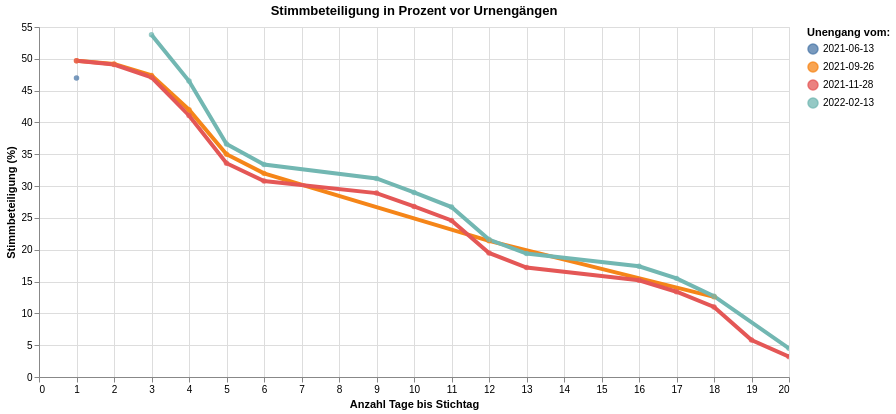

The notebook cell saved with this chart:
### Code cell
myTitle="Stimmbeteiligung in Prozent vor Urnengängen"

highlight = alt.selection(type='single', on='mouseover'
                          ,fields=['Abstimmungs_Datum_str'], nearest=True)

base = alt.Chart(data2betested.reset_index().sort_values('tage_bis', ascending=True), title=myTitle).encode(
    x=alt.X('tage_bis', axis=alt.Axis(title='Anzahl Tage bis Stichtag'))
    ,y=alt.X('Stimmbeteiligung_Prozent', axis=alt.Axis(title='Stimmbeteiligung (%)'))
    , color=alt.Color('Abstimmungs_Datum_str', legend=alt.Legend(title="Unengang vom:", orient="right"))  
    ,tooltip=['Aktualisierungs_Datum_str', 'Abstimmungs_Datum_str','Stimmbeteiligung_Prozent', 'tage_bis']    
)
points = base.mark_circle().encode(
    opacity=alt.value(0.75)
).add_selection(
    highlight
).properties(
    width=750 , height=350
)
lines = base.mark_line().encode(
    size=alt.condition(~highlight, alt.value(0.5), alt.value(4))
).interactive()

lines + points

### Figure 1 — Vega-Lite specification as saved in the notebook (floating-point values rounded to 4 significant figures)
{"config": {"view": {"continuousWidth": 400, "continuousHeight": 300}}, "layer": [{"mark": "line", "encoding": {"color": {"type": "nominal", "field": "Abstimmungs_Datum_str", "legend": {"orient": "right", "title": "Unengang vom:"}}, "size": {"condition": {"value": 0.5, "selection": {"not": "selector027"}}, "value": 4}, "tooltip": [{"type": "nominal", "field": "Aktualisierungs_Datum_str"}, {"type": "nominal", "field": "Abstimmungs_Datum_str"}, {"type": "quantitative", "field": "Stimmbeteiligung_Prozent"}, {"type": "quantitative", "field": "tage_bis"}], "x": {"type": "quantitative", "axis": {"title": "Anzahl Tage bis Stichtag"}, "field": "tage_bis"}, "y": {"type": "quantitative", "axis": {"title": "Stimmbeteiligung (%)"}, "field": "Stimmbeteiligung_Prozent"}}, "selection": {"selector028": {"type": "interval", "bind": "scales", "encodings": ["x", "y"]}}, "title": "Stimmbeteiligung in Prozent vor Urnengängen"}, {"mark": "circle", "encoding": {"color": {"type": "nominal", "field": "Abstimmungs_Datum_str", "legend": {"orient": "right", "title": "Unengang vom:"}}, "opacity": {"value": 0.75}, "tooltip": [{"type": "nominal", "field": "Aktualisierungs_Datum_str"}, {"type": "nominal", "field": "Abstimmungs_Datum_str"}, {"type": "quantitative", "field": "Stimmbeteiligung_Prozent"}, {"type": "quantitative", "field": "tage_bis"}], "x": {"type": "quantitative", "axis": {"title": "Anzahl Tage bis Stichtag"}, "field": "tage_bis"}, "y": {"type": "quantitative", "axis": {"title": "Stimmbeteiligung (%)"}, "field": "Stimmbeteiligung_Prozent"}}, "height": 350, "selection": {"selector027": {"type": "single", "on": "mouseover", "fields": ["Abstimmungs_Datum_str"], "nearest": true}}, "title": "Stimmbeteiligung in Prozent vor Urnengängen", "width": 750}], "data": {"name": "data-c9d0ef20c704e1346433572a5102f6df"}, "$schema": "https://vega.github.io/schema/vega-lite/v4.8.1.json", "datasets": {"data-c9d0ef20c704e1346433572a5102f6df": [{"Aktualisierungs_Datum": "2021-06-12T00:00:00", "Abstimmungs_Datum": "2021-06-13T00:00:00", "Stimmbeteiligung_Prozent": 47.0, "Aktualisierungs_Datum_str": "2021-06-12", "Abstimmungs_Datum_str": "2021-06-13", "tage_bis": 1}, {"Aktualisierungs_Datum": "2021-09-25T00:00:00", "Abstimmungs_Datum": "2021-09-26T00:00:00", "Stimmbeteiligung_Prozent": 49.7, "Aktualisierungs_Datum_str": "2021-09-25", "Abstimmungs_Datum_str": "2021-09-26", "tage_bis": 1}, {"Aktualisierungs_Datum": "2021-11-27T00:00:00", "Abstimmungs_Datum": "2021-11-28T00:00:00", "Stimmbeteiligung_Prozent": 49.7, "Aktualisierungs_Datum_str": "2021-11-27", "Abstimmungs_Datum_str": "2021-11-28", "tage_bis": 1}, {"Aktualisierungs_Datum": "2021-09-24T00:00:00", "Abstimmungs_Datum": "2021-09-26T00:00:00", "Stimmbeteiligung_Prozent": 49.2, "Aktualisierungs_Datum_str": "2021-09-24", "Abstimmungs_Datum_str": "2021-09-26", "tage_bis": 2}, {"Aktualisierungs_Datum": "2021-11-26T00:00:00", "Abstimmungs_Datum": "2021-11-28T00:00:00", "Stimmbeteiligung_Prozent": 49.1, "Aktualisierungs_Datum_str": "2021-11-26", "Abstimmungs_Datum_str": "2021-11-28", "tage_bis": 2}, {"Aktualisierungs_Datum": "2021-09-23T00:00:00", "Abstimmungs_Datum": "2021-09-26T00:00:00", "Stimmbeteiligung_Prozent": 47.4, "Aktualisierungs_Datum_str": "2021-09-23", "Abstimmungs_Datum_str": "2021-09-26", "tage_bis": 3}, {"Aktualisierungs_Datum": "2021-11-25T00:00:00", "Abstimmungs_Datum": "2021-11-28T00:00:00", "Stimmbeteiligung_Prozent": 47.1, "Aktualisierungs_Datum_str": "2021-11-25", "Abstimmungs_Datum_str": "2021-11-28", "tage_bis": 3}, {"Aktualisierungs_Datum": "2022-02-10T00:00:00", "Abstimmungs_Datum": "2022-02-13T00:00:00", "Stimmbeteiligung_Prozent": 53.8, "Aktualisierungs_Datum_str": "2022-02-10", "Abstimmungs_Datum_str": "2022-02-13", "tage_bis": 3}, {"Aktualisierungs_Datum": "2021-09-22T00:00:00", "Abstimmungs_Datum": "2021-09-26T00:00:00", "Stimmbeteiligung_Prozent": 42.0, "Aktualisierungs_Datum_str": "2021-09-22", "Abstimmungs_Datum_str": "2021-09-26", "tage_bis": 4}, {"Aktualisierungs_Datum": "2021-11-24T00:00:00", "Abstimmungs_Datum": "2021-11-28T00:00:00", "Stimmbeteiligung_Prozent": 41.1, "Aktualisierungs_Datum_str": "2021-11-24", "Abstimmungs_Datum_str": "2021-11-28", "tage_bis": 4}, {"Aktualisierungs_Datum": "2022-02-09T00:00:00", "Abstimmungs_Datum": "2022-02-13T00:00:00", "Stimmbeteiligung_Prozent": 46.5, "Aktualisierungs_Datum_str": "2022-02-09", "Abstimmungs_Datum_str": "2022-02-13", "tage_bis": 4}, {"Aktualisierungs_Datum": "2021-09-21T00:00:00", "Abstimmungs_Datum": "2021-09-26T00:00:00", "Stimmbeteiligung_Prozent": 35.0, "Aktualisierungs_Datum_str": "2021-09-21", "Abstimmungs_Datum_str": "2021-09-26", "tage_bis": 5}, {"Aktualisierungs_Datum": "2021-11-23T00:00:00", "Abstimmungs_Datum": "2021-11-28T00:00:00", "Stimmbeteiligung_Prozent": 33.6, "Aktualisierungs_Datum_str": "2021-11-23", "Abstimmungs_Datum_str": "2021-11-28", "tage_bis": 5}, {"Aktualisierungs_Datum": "2022-02-08T00:00:00", "Abstimmungs_Datum": "2022-02-13T00:00:00", "Stimmbeteiligung_Prozent": 36.6, "Aktualisierungs_Datum_str": "2022-02-08", "Abstimmungs_Datum_str": "2022-02-13", "tage_bis": 5}, {"Aktualisierungs_Datum": "2021-11-22T00:00:00", "Abstimmungs_Datum": "2021-11-28T00:00:00", "Stimmbeteiligung_Prozent": 30.8, "Aktualisierungs_Datum_str": "2021-11-22", "Abstimmungs_Datum_str": "2021-11-28", "tage_bis": 6}, {"Aktualisierungs_Datum": "2021-09-20T00:00:00", "Abstimmungs_Datum": "2021-09-26T00:00:00", "Stimmbeteiligung_Prozent": 32.0, "Aktualisierungs_Datum_str": "2021-09-20", "Abstimmungs_Datum_str": "2021-09-26", "tage_bis": 6}, {"Aktualisierungs_Datum": "2022-02-07T00:00:00", "Abstimmungs_Datum": "2022-02-13T00:00:00", "Stimmbeteiligung_Prozent": 33.4, "Aktualisierungs_Datum_str": "2022-02-07", "Abstimmungs_Datum_str": "2022-02-13", "tage_bis": 6}, {"Aktualisierungs_Datum": "2022-02-04T00:00:00", "Abstimmungs_Datum": "2022-02-13T00:00:00", "Stimmbeteiligung_Prozent": 31.2, "Aktualisierungs_Datum_str": "2022-02-04", "Abstimmungs_Datum_str": "2022-02-13", "tage_bis": 9}, {"Aktualisierungs_Datum": "2021-11-19T00:00:00", "Abstimmungs_Datum": "2021-11-28T00:00:00", "Stimmbeteiligung_Prozent": 28.9, "Aktualisierungs_Datum_str": "2021-11-19", "Abstimmungs_Datum_str": "2021-11-28", "tage_bis": 9}, {"Aktualisierungs_Datum": "2022-02-03T00:00:00", "Abstimmungs_Datum": "2022-02-13T00:00:00", "Stimmbeteiligung_Prozent": 29.0, "Aktualisierungs_Datum_str": "2022-02-03", "Abstimmungs_Datum_str": "2022-02-13", "tage_bis": 10}, {"Aktualisierungs_Datum": "2021-11-18T00:00:00", "Abstimmungs_Datum": "2021-11-28T00:00:00", "Stimmbeteiligung_Prozent": 26.8, "Aktualisierungs_Datum_str": "2021-11-18", "Abstimmungs_Datum_str": "2021-11-28", "tage_bis": 10}, {"Aktualisierungs_Datum": "2022-02-02T00:00:00", "Abstimmungs_Datum": "2022-02-13T00:00:00", "Stimmbeteiligung_Prozent": 26.7, "Aktualisierungs_Datum_str": "2022-02-02", "Abstimmungs_Datum_str": "2022-02-13", "tage_bis": 11}, {"Aktualisierungs_Datum": "2021-11-17T00:00:00", "Abstimmungs_Datum": "2021-11-28T00:00:00", "Stimmbeteiligung_Prozent": 24.6, "Aktualisierungs_Datum_str": "2021-11-17", "Abstimmungs_Datum_str": "2021-11-28", "tage_bis": 11}, {"Aktualisierungs_Datum": "2021-09-14T00:00:00", "Abstimmungs_Datum": "2021-09-26T00:00:00", "Stimmbeteiligung_Prozent": 21.4, "Aktualisierungs_Datum_str": "2021-09-14", "Abstimmungs_Datum_str": "2021-09-26", "tage_bis": 12}, {"Aktualisierungs_Datum": "2021-11-16T00:00:00", "Abstimmungs_Datum": "2021-11-28T00:00:00", "Stimmbeteiligung_Prozent": 19.5, "Aktualisierungs_Datum_str": "2021-11-16", "Abstimmungs_Datum_str": "2021-11-28", "tage_bis": 12}, {"Aktualisierungs_Datum": "2022-02-01T00:00:00", "Abstimmungs_Datum": "2022-02-13T00:00:00", "Stimmbeteiligung_Prozent": 21.6, "Aktualisierungs_Datum_str": "2022-02-01", "Abstimmungs_Datum_str": "2022-02-13", "tage_bis": 12}, {"Aktualisierungs_Datum": "2021-11-15T00:00:00", "Abstimmungs_Datum": "2021-11-28T00:00:00", "Stimmbeteiligung_Prozent": 17.2, "Aktualisierungs_Datum_str": "2021-11-15", "Abstimmungs_Datum_str": "2021-11-28", "tage_bis": 13}, {"Aktualisierungs_Datum": "2022-01-31T00:00:00", "Abstimmungs_Datum": "2022-02-13T00:00:00", "Stimmbeteiligung_Prozent": 19.4, "Aktualisierungs_Datum_str": "2022-01-31", "Abstimmungs_Datum_str": "2022-02-13", "tage_bis": 13}, {"Aktualisierungs_Datum": "2022-01-28T00:00:00", "Abstimmungs_Datum": "2022-02-13T00:00:00", "Stimmbeteiligung_Prozent": 17.4, "Aktualisierungs_Datum_str": "2022-01-28", "Abstimmungs_Datum_str": "2022-02-13", "tage_bis": 16}, {"Aktualisierungs_Datum": "2021-11-12T00:00:00", "Abstimmungs_Datum": "2021-11-28T00:00:00", "Stimmbeteiligung_Prozent": 15.2, "Aktualisierungs_Datum_str": "2021-11-12", "Abstimmungs_Datum_str": "2021-11-28", "tage_bis": 16}, {"Aktualisierungs_Datum": "2021-11-11T00:00:00", "Abstimmungs_Datum": "2021-11-28T00:00:00", "Stimmbeteiligung_Prozent": 13.4, "Aktualisierungs_Datum_str": "2021-11-11", "Abstimmungs_Datum_str": "2021-11-28", "tage_bis": 17}, {"Aktualisierungs_Datum": "2022-01-27T00:00:00", "Abstimmungs_Datum": "2022-02-13T00:00:00", "Stimmbeteiligung_Prozent": 15.5, "Aktualisierungs_Datum_str": "2022-01-27", "Abstimmungs_Datum_str": "2022-02-13", "tage_bis": 17}, {"Aktualisierungs_Datum": "2021-11-10T00:00:00", "Abstimmungs_Datum": "2021-11-28T00:00:00", "Stimmbeteiligung_Prozent": 11.0, "Aktualisierungs_Datum_str": "2021-11-10", "Abstimmungs_Datum_str": "2021-11-28", "tage_bis": 18}, {"Aktualisierungs_Datum": "2021-09-08T00:00:00", "Abstimmungs_Datum": "2021-09-26T00:00:00", "Stimmbeteiligung_Prozent": 12.6, "Aktualisierungs_Datum_str": "2021-09-08", "Abstimmungs_Datum_str": "2021-09-26", "tage_bis": 18}, {"Aktualisierungs_Datum": "2022-01-26T00:00:00", "Abstimmungs_Datum": "2022-02-13T00:00:00", "Stimmbeteiligung_Prozent": 12.7, "Aktualisierungs_Datum_str": "2022-01-26", "Abstimmungs_Datum_str": "2022-02-13", "tage_bis": 18}, {"Aktualisierungs_Datum": "2021-11-09T00:00:00", "Abstimmungs_Datum": "2021-11-28T00:00:00", "Stimmbeteiligung_Prozent": 5.8, "Aktualisierungs_Datum_str": "2021-11-09", "Abstimmungs_Datum_str": "2021-11-28", "tage_bis": 19}, {"Aktualisierungs_Datum": "2021-11-08T00:00:00", "Abstimmungs_Datum": "2021-11-28T00:00:00", "Stimmbeteiligung_Prozent": 3.2, "Aktualisierungs_Datum_str": "2021-11-08", "Abstimmungs_Datum_str": "2021-11-28", "tage_bis": 20}, {"Aktualisierungs_Datum": "2022-01-24T00:00:00", "Abstimmungs_Datum": "2022-02-13T00:00:00", "Stimmbeteiligung_Prozent": 4.5, "Aktualisierungs_Datum_str": "2022-01-24", "Abstimmungs_Datum_str": "2022-02-13", "tage_bis": 20}]}}
